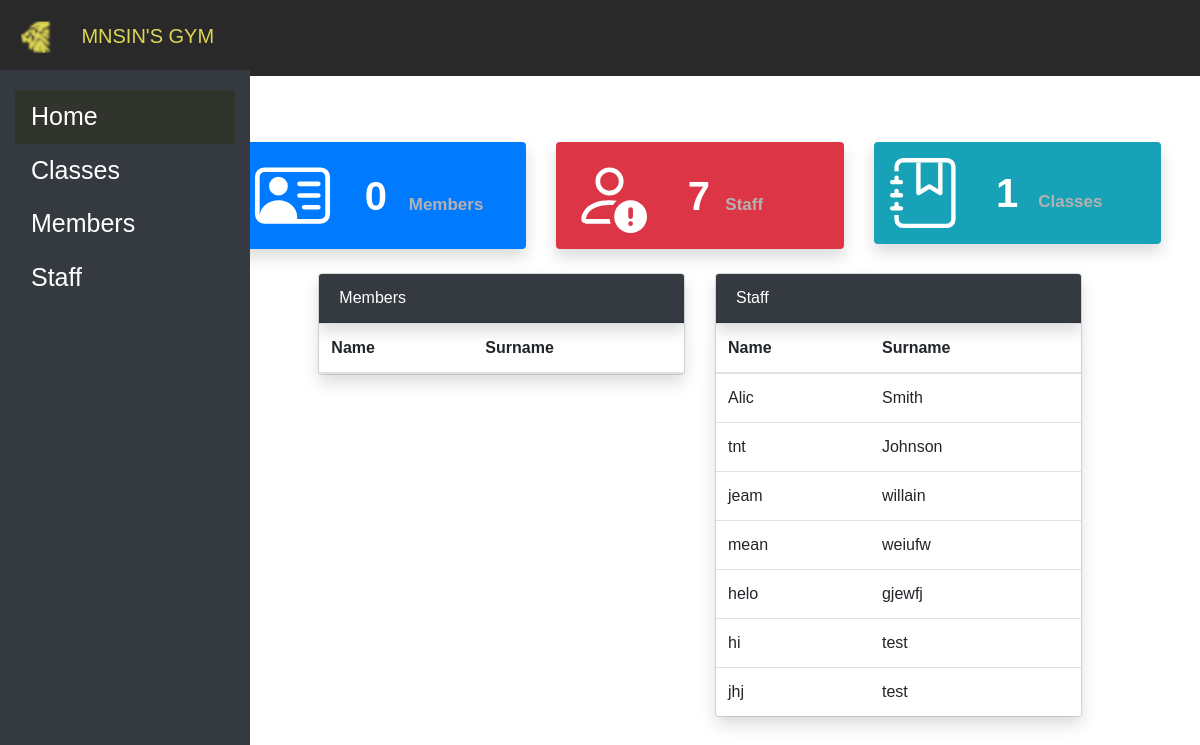
The page /newgymmanagementv2/index.php on the database as committed earlier.
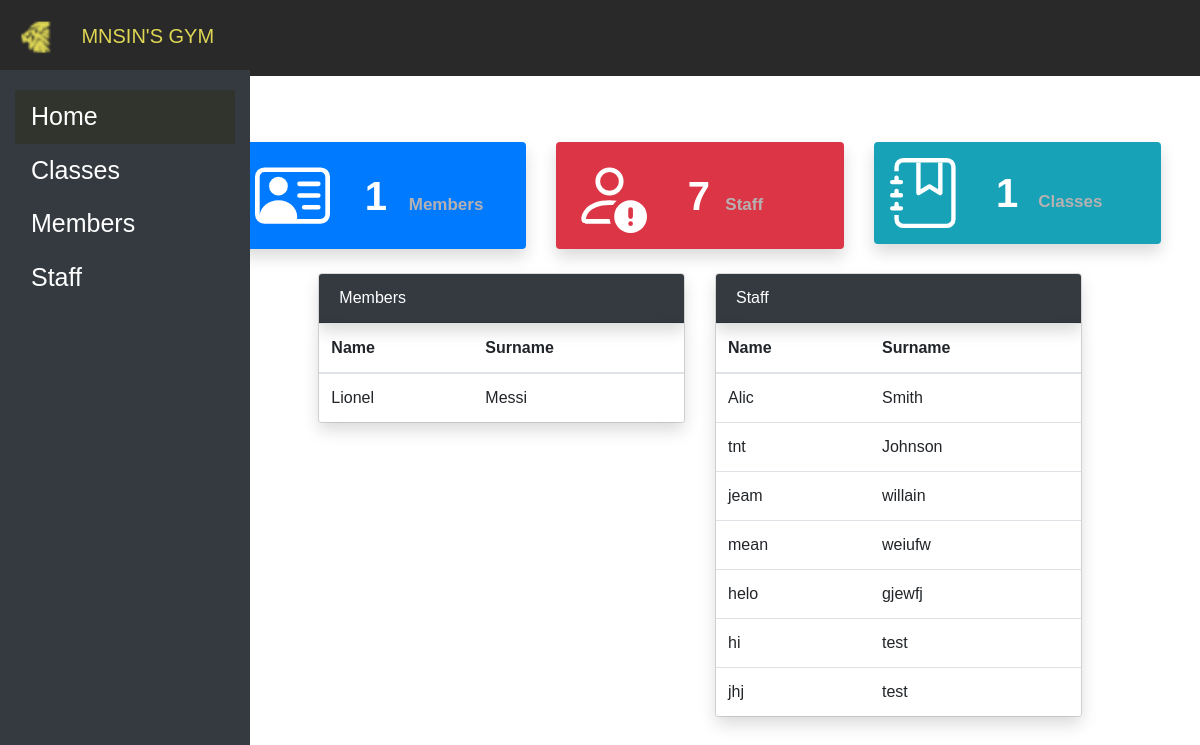
The same page on the database as committed later.
### tables this page shows
CREATE TABLE `staff` (
  `staffid` int(10) NOT NULL,
  `firstname` varchar(15) NOT NULL,
  `lastname` varchar(15) NOT NULL,
  `email` varchar(30) NOT NULL,
  `phonenumber` int(10) NOT NULL,
  `startdate` date NOT NULL,
  `role` varchar(15) NOT NULL
);

CREATE TABLE `gymmembers` (
  `memberID` int(10) NOT NULL,
  `FirstName` varchar(15) NOT NULL,
  `lastname` varchar(15) NOT NULL,
  `dateofbirth` date NOT NULL,
  `gender` varchar(10) NOT NULL,
  `membertomembership` varchar(8) NOT NULL,
  `phonenumber` int(10) NOT NULL
);

### newgymmanagementv2/index.php (the view, shortened to what the changed rows need)
<!DOCTYPE html>
<html>
<head>
    <link rel="stylesheet" href="https://stackpath.bootstrapcdn.com/bootstrap/4.5.2/css/bootstrap.min.css">
    <link href="styling.css" rel="stylesheet">
</head>
<body>
<div class="container-fluid">
    <div class="row">
        <main role="main" class="col-md-9 ml-sm-auto col-lg-10 px-md-4">
<div class="main-content">
    <div class="container mt-3">
        <div class="row">
            <?php
            include 'db_connect.php';
            $membersStmt = $conn->prepare("SELECT COUNT(*) AS memberCount FROM gymmembers");
            $membersStmt->execute();
            $memberCount = $membersStmt->fetch(PDO::FETCH_ASSOC)['memberCount'];
            ?>
            <div class="col-md-4">
                <div class="stats-card p-3 mb-2 bg-primary text-white rounded shadow">
                    <div class="stats-info">
                        <span class="stats-number"><?php echo $memberCount; ?></span>
                        <span class="stats-category">Members</span>
                    </div>
                </div>
            </div>
        </div>
    </div>
</div>
<div class="main-content">
    <div class="container mt-3">
        <div class="row justify-content-center">
            <div class="col-md-5">
                <div class="card">
                    <div class="card-body p-0">
                        <table class="table table-hover mb-0 shadow">
                            <thead>
                                <tr>
                                    <th>Name</th>
                                    <th>Surname</th>
                                </tr>
                            </thead>
                            <tbody>
                                <?php
                                include 'db_connect.php';
                                try {
                                    $membersNamesStmt = $conn->prepare("SELECT FirstName, lastname FROM gymmembers");
                                    $membersNamesStmt->execute();
                                    while ($member = $membersNamesStmt->fetch(PDO::FETCH_ASSOC)) {
                                        echo "<tr><td>" . htmlspecialchars($member['FirstName']) . "</td><td>" . htmlspecialchars($member['lastname']) . "</td></tr>";
                                    }
                                } catch (PDOException $e) {
                                    echo "Error: " . $e->getMessage();
                                }
                                ?>
                            </tbody>
                        </table>
                    </div>
                </div>
            </div>
            <div class="col-md-5">
                <div class="card">
                    <div class="card-body p-0">
                        <table class="table table-hover mb-0 shadow">
                            <thead>
                                <tr>
                                    <th>Name</th>
                                    <th>Surname</th>
                                </tr>
                            </thead>
                            <tbody>
                                <?php
                                try {
                                    $staffNamesStmt = $conn->prepare("SELECT firstname, lastname FROM staff");
                                    $staffNamesStmt->execute();
                                    while ($staff = $staffNamesStmt->fetch(PDO::FETCH_ASSOC)) {
                                        echo "<tr><td>" . htmlspecialchars($staff['firstname']) . "</td><td>" . htmlspecialchars($staff['lastname']) . "</td></tr>";
                                    }
                                } catch (PDOException $e) {
                                    echo "Error: " . $e->getMessage();
                                }
                                ?>
                            </tbody>
                        </table>
                    </div>
                </div>
            </div>
        </div>
    </div>
</div>
</main>
    </div>
</div>
</body>
</html>

Rows that differ between the two databases and show on the page:
added gymmembers: FirstName "Lionel", lastname "Messi"
Other text that changed with them:
$memberCount: "0" → "1"
